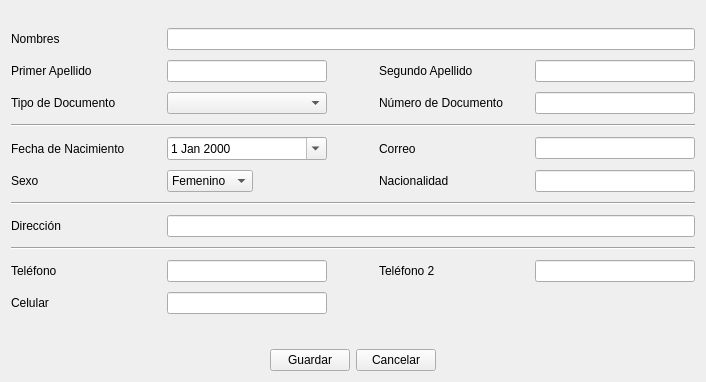
<?xml version="1.0" encoding="UTF-8"?>
<ui version="4.0">
 <class>ui_cliente_datos</class>
 <widget class="QWidget" name="ui_cliente_datos">
  <property name="geometry">
   <rect>
    <x>0</x>
    <y>0</y>
    <width>706</width>
    <height>382</height>
   </rect>
  </property>
  <property name="windowTitle">
   <string>Form</string>
  </property>
  <layout class="QGridLayout" name="gridLayout_3">
   <item row="0" column="0">
    <layout class="QGridLayout" name="gridLayout_2">
     <item row="0" column="0">
      <layout class="QGridLayout" name="gridLayout_4">
       <item row="2" column="1">
        <widget class="QLineEdit" name="lineEdit_primerApellido"/>
       </item>
       <item row="3" column="4">
        <widget class="QLineEdit" name="lineEdit_nroDoc"/>
       </item>
       <item row="4" column="0" colspan="5">
        <widget class="Line" name="line">
         <property name="orientation">
          <enum>Qt::Horizontal</enum>
         </property>
        </widget>
       </item>
       <item row="0" column="4">
        <spacer name="horizontalSpacer_12">
         <property name="orientation">
          <enum>Qt::Horizontal</enum>
         </property>
         <property name="sizeType">
          <enum>QSizePolicy::Fixed</enum>
         </property>
         <property name="sizeHint" stdset="0">
          <size>
           <width>150</width>
           <height>13</height>
          </size>
         </property>
        </spacer>
       </item>
       <item row="2" column="3">
        <widget class="QLabel" name="label_29">
         <property name="text">
          <string>Segundo Apellido</string>
         </property>
        </widget>
       </item>
       <item row="3" column="3">
        <widget class="QLabel" name="label_16">
         <property name="text">
          <string>Número de Documento</string>
         </property>
        </widget>
       </item>
       <item row="1" column="0">
        <widget class="QLabel" name="label_25">
         <property name="text">
          <string>Nombres</string>
         </property>
        </widget>
       </item>
       <item row="1" column="1" colspan="4">
        <widget class="QLineEdit" name="lineEdit_nombres">
         <property name="focusPolicy">
          <enum>Qt::StrongFocus</enum>
         </property>
         <property name="contextMenuPolicy">
          <enum>Qt::DefaultContextMenu</enum>
         </property>
        </widget>
       </item>
       <item row="0" column="1">
        <spacer name="horizontalSpacer_7">
         <property name="orientation">
          <enum>Qt::Horizontal</enum>
         </property>
         <property name="sizeType">
          <enum>QSizePolicy::Fixed</enum>
         </property>
         <property name="sizeHint" stdset="0">
          <size>
           <width>150</width>
           <height>13</height>
          </size>
         </property>
        </spacer>
       </item>
       <item row="0" column="3">
        <spacer name="horizontalSpacer_11">
         <property name="orientation">
          <enum>Qt::Horizontal</enum>
         </property>
         <property name="sizeType">
          <enum>QSizePolicy::Fixed</enum>
         </property>
         <property name="sizeHint" stdset="0">
          <size>
           <width>150</width>
           <height>13</height>
          </size>
         </property>
        </spacer>
       </item>
       <item row="0" column="2">
        <spacer name="horizontalSpacer_8">
         <property name="orientation">
          <enum>Qt::Horizontal</enum>
         </property>
         <property name="sizeType">
          <enum>QSizePolicy::Fixed</enum>
         </property>
         <property name="sizeHint" stdset="0">
          <size>
           <width>40</width>
           <height>13</height>
          </size>
         </property>
        </spacer>
       </item>
       <item row="3" column="0">
        <widget class="QLabel" name="label_24">
         <property name="text">
          <string>Tipo de Documento</string>
         </property>
        </widget>
       </item>
       <item row="10" column="1">
        <widget class="QLineEdit" name="lineEdit_telefono"/>
       </item>
       <item row="7" column="0" colspan="5">
        <widget class="Line" name="line_2">
         <property name="orientation">
          <enum>Qt::Horizontal</enum>
         </property>
        </widget>
       </item>
       <item row="5" column="0">
        <widget class="QLabel" name="label_28">
         <property name="text">
          <string>Fecha de Nacimiento</string>
         </property>
        </widget>
       </item>
       <item row="9" column="0" colspan="5">
        <widget class="Line" name="line_3">
         <property name="orientation">
          <enum>Qt::Horizontal</enum>
         </property>
        </widget>
       </item>
       <item row="2" column="0">
        <widget class="QLabel" name="label_21">
         <property name="text">
          <string>Primer Apellido</string>
         </property>
        </widget>
       </item>
       <item row="10" column="0">
        <widget class="QLabel" name="label_22">
         <property name="text">
          <string>Teléfono</string>
         </property>
        </widget>
       </item>
       <item row="0" column="0">
        <spacer name="horizontalSpacer_4">
         <property name="orientation">
          <enum>Qt::Horizontal</enum>
         </property>
         <property name="sizeType">
          <enum>QSizePolicy::Fixed</enum>
         </property>
         <property name="sizeHint" stdset="0">
          <size>
           <width>150</width>
           <height>13</height>
          </size>
         </property>
        </spacer>
       </item>
       <item row="2" column="4">
        <widget class="QLineEdit" name="lineEdit_segundoApellido"/>
       </item>
       <item row="8" column="0">
        <widget class="QLabel" name="label_19">
         <property name="text">
          <string>Dirección</string>
         </property>
        </widget>
       </item>
       <item row="8" column="1" colspan="4">
        <widget class="QLineEdit" name="lineEdit_direccion"/>
       </item>
       <item row="6" column="1">
        <widget class="QComboBox" name="comboBox_sexo">
         <property name="sizePolicy">
          <sizepolicy hsizetype="Fixed" vsizetype="Fixed">
           <horstretch>0</horstretch>
           <verstretch>0</verstretch>
          </sizepolicy>
         </property>
         <item>
          <property name="text">
           <string>Femenino</string>
          </property>
         </item>
         <item>
          <property name="text">
           <string>Masculino</string>
          </property>
         </item>
        </widget>
       </item>
       <item row="5" column="1">
        <widget class="QDateEdit" name="dateEdit">
         <property name="sizePolicy">
          <sizepolicy hsizetype="Expanding" vsizetype="Fixed">
           <horstretch>0</horstretch>
           <verstretch>0</verstretch>
          </sizepolicy>
         </property>
         <property name="calendarPopup">
          <bool>true</bool>
         </property>
        </widget>
       </item>
       <item row="6" column="0">
        <widget class="QLabel" name="label_17">
         <property name="text">
          <string>Sexo</string>
         </property>
        </widget>
       </item>
       <item row="3" column="1">
        <widget class="QComboBox" name="comboBox_tipoDoc"/>
       </item>
       <item row="5" column="3">
        <widget class="QLabel" name="label_2">
         <property name="text">
          <string>Correo</string>
         </property>
        </widget>
       </item>
       <item row="5" column="4">
        <widget class="QLineEdit" name="lineEdit_correo"/>
       </item>
       <item row="11" column="0">
        <widget class="QLabel" name="label">
         <property name="text">
          <string>Celular</string>
         </property>
        </widget>
       </item>
       <item row="11" column="1">
        <widget class="QLineEdit" name="celular"/>
       </item>
       <item row="10" column="4">
        <widget class="QLineEdit" name="lineEdit_telefono2"/>
       </item>
       <item row="10" column="3">
        <widget class="QLabel" name="label_3">
         <property name="text">
          <string>Teléfono 2</string>
         </property>
        </widget>
       </item>
       <item row="6" column="4">
        <widget class="QLineEdit" name="lineEdit_nacionalidad"/>
       </item>
       <item row="6" column="3">
        <widget class="QLabel" name="label_4">
         <property name="text">
          <string>Nacionalidad</string>
         </property>
        </widget>
       </item>
      </layout>
     </item>
     <item row="1" column="0">
      <spacer name="verticalSpacer">
       <property name="orientation">
        <enum>Qt::Vertical</enum>
       </property>
       <property name="sizeType">
        <enum>QSizePolicy::Fixed</enum>
       </property>
       <property name="sizeHint" stdset="0">
        <size>
         <width>20</width>
         <height>15</height>
        </size>
       </property>
      </spacer>
     </item>
     <item row="2" column="0">
      <layout class="QGridLayout" name="gridLayout">
       <item row="0" column="0">
        <spacer name="horizontalSpacer">
         <property name="orientation">
          <enum>Qt::Horizontal</enum>
         </property>
         <property name="sizeHint" stdset="0">
          <size>
           <width>40</width>
           <height>20</height>
          </size>
         </property>
        </spacer>
       </item>
       <item row="0" column="1">
        <widget class="QPushButton" name="pushButton_Aceptar">
         <property name="text">
          <string>Guardar</string>
         </property>
         <property name="shortcut">
          <string>Ctrl+G</string>
         </property>
        </widget>
       </item>
       <item row="0" column="2">
        <widget class="QPushButton" name="pushButton_Cancelar">
         <property name="text">
          <string>Cancelar</string>
         </property>
         <property name="shortcut">
          <string>Esc</string>
         </property>
        </widget>
       </item>
       <item row="0" column="3">
        <spacer name="horizontalSpacer_2">
         <property name="orientation">
          <enum>Qt::Horizontal</enum>
         </property>
         <property name="sizeHint" stdset="0">
          <size>
           <width>40</width>
           <height>20</height>
          </size>
         </property>
        </spacer>
       </item>
      </layout>
     </item>
    </layout>
   </item>
  </layout>
 </widget>
 <tabstops>
  <tabstop>lineEdit_nombres</tabstop>
  <tabstop>lineEdit_primerApellido</tabstop>
  <tabstop>lineEdit_segundoApellido</tabstop>
  <tabstop>comboBox_tipoDoc</tabstop>
  <tabstop>lineEdit_nroDoc</tabstop>
  <tabstop>dateEdit</tabstop>
  <tabstop>lineEdit_correo</tabstop>
  <tabstop>comboBox_sexo</tabstop>
  <tabstop>lineEdit_nacionalidad</tabstop>
  <tabstop>lineEdit_direccion</tabstop>
  <tabstop>lineEdit_telefono</tabstop>
  <tabstop>lineEdit_telefono2</tabstop>
  <tabstop>celular</tabstop>
  <tabstop>pushButton_Aceptar</tabstop>
  <tabstop>pushButton_Cancelar</tabstop>
 </tabstops>
 <resources/>
 <connections/>
</ui>
